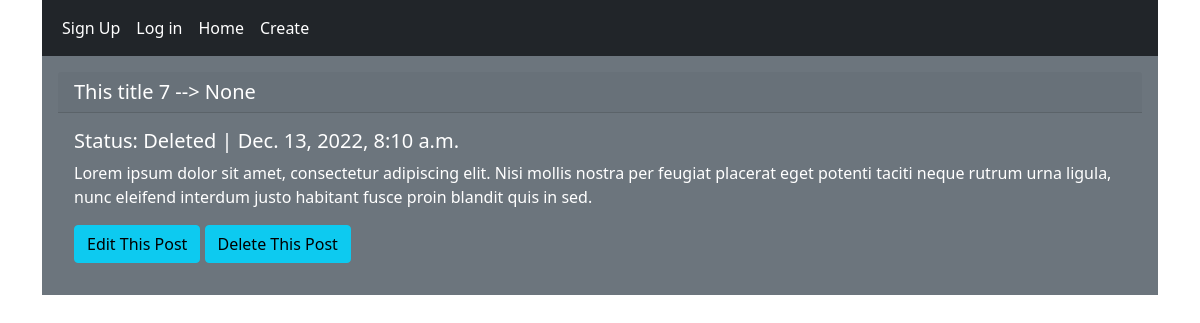
Page /post-detail/7/ on the committed database.
### blog/models.py (models this page shows, shortened)
class Post(models.Model):
    STATUS_CHOICES = (
        ('active','Active'),
        ('deleted','Deleted')
    )
    title = models.CharField(max_length=500)
    body = HTMLField()
    status = models.CharField(max_length=20, choices= STATUS_CHOICES,default='active')
    created_at = models.DateTimeField(auto_now_add=True)
    modified_at = models.DateTimeField(auto_now=True)
    rating = models.ForeignKey(Rating, on_delete=models.SET_NULL, null=True, blank=True)
    categories = models.ManyToManyField(Category, related_name='post_categories')
    author = models.ForeignKey(User, on_delete=models.SET_NULL, null=True, blank= True)

### blog/views.py (the view)
# urls.py: path('post-detail/<int:pk>/',PostDetailView.as_view(), name='post-detail'),
class PostDetailView(DetailView):
    model = Post
    context_object_name = 'post'
    template_name = 'blog/post_detail.html'

### blog/templates/blog/post_detail.html (shortened to what this page needs)
{% extends 'blog/base.html' %}
{% block content %}
<div class="p-3 mb-2 bg-secondary text-white">
        <h5 class="card-header">{{ post.title }} --> {{post.author}} </h5>
        <div class="card-body">
            <h5 class="card-title">Status: {{post.status.capitalize}} | {{post.created_at}}</h5>
            <p class="card-text">{{post.body|safe}}</p>
            <a href="{% url 'blog:post_update' post.id %}" class="btn btn-info"> Edit This Post </a>
            <a href="{% url 'blog:post_delete' post.id %}" class="btn btn-info"> Delete This Post </a>
        </div>
    </div>
{% endblock %}

### rows in the picture
Post: title "This title 7", author "None", status "Deleted", created_at "Dec. 13, 2022, 8:10 a.m.", body "Lorem ipsum dolor sit amet, consectetur adipiscing elit. Nisi mollis nostra per feugiat placerat eget potenti taciti neque rutrum urna ligula, nunc eleifend interdum justo habitant fusce proin blandit quis in sed."
